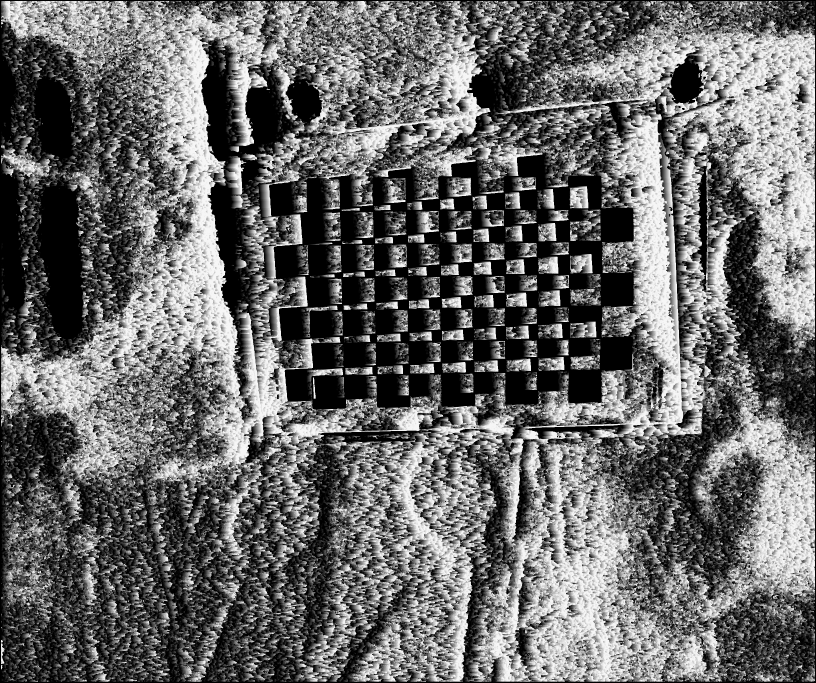
#> input picture Outputs/depth.png, 2448 x 2048 px, given in place of left_01.bmp, which was not available (shown at 1/3 size)
$ jupyter execute --allow-errors main.ipynb   (Python 2 division)   (older library calls are emulated)
#> lines starting #> are read from the running program, lines starting #| are printed output that depends on the picture; after the words box and inside, x2 and y2 are one past the last pixel; in counts of white or black regions, pixels touching at a corner belong together; pictures that were not available may be replaced by others from this repository, and a replacement may not be noted
[cell 1]
import cv2


# [26 lines left out: functions save_coefficients, save_stereo_coefficients, not called in this run]


def load_coefficients(path):
    """ Loads camera matrix and distortion coefficients. """
    # FILE_STORAGE_READ
    cv_file = cv2.FileStorage(path, cv2.FILE_STORAGE_READ)

    # note we also have to specify the type to retrieve other wise we only get a
    # FileNode object back instead of a matrix
    camera_matrix = cv_file.getNode("K").mat()
    dist_matrix = cv_file.getNode("D").mat()

    cv_file.release()
    return [camera_matrix, dist_matrix]


# [23 lines left out: function load_stereo_coefficients, not called in this run]

[cell 2]
import numpy as np
import cv2
import glob
import argparse
import sys
# termination criteria
criteria = (cv2.TERM_CRITERIA_EPS + cv2.TERM_CRITERIA_MAX_ITER, 30, 0.001)
image_size = None

[cell 3]
def load_image_points(left_dir, right_dir):
    global image_size
    width=9
    height = 6
    square_size =490.62
    image_format = 'bmp'
    right_prefix = 'right'
    left_prefix = 'left'
    pattern_size = (width, height)  # Chessboard size!
    # prepare object points, like (0,0,0), (1,0,0), (2,0,0) ....,(8,6,0)
    objp = np.zeros((height * width, 3), np.float32)
    objp[:, :2] = np.mgrid[0:width, 0:height].T.reshape(-1, 2)

    objp = objp * square_size  # Create real world coords. Use your metric.

    # Arrays to store object points and image points from all the images.
    objpoints = []  # 3d point in real world space
    left_imgpoints = []  # 2d points in image plane.
    right_imgpoints = []  # 2d points in image plane.

    # Left directory path correction. Remove the last character if it is '/'
    if left_dir[-1:] == '/':
        left_dir = left_dir[:-1]

    # Right directory path correction. Remove the last character if it is '/'
    if right_dir[-1:] == '/':
        right_dir = right_dir[:-1]

    # Get images for left and right directory. Since we use prefix and formats, both image set can be in the same dir.
    left_images = glob.glob(left_dir + '/' + left_prefix + '*.' + image_format)
    right_images = glob.glob(right_dir + '/' + right_prefix + '*.' + image_format)

    # Images should be perfect pairs. Otherwise all the calibration will be false.
    # Be sure that first cam and second cam images are correctly prefixed and numbers are ordered as pairs.
    # Sort will fix the globs to make sure.
    left_images.sort()
    right_images.sort()

    # Pairs should be same size. Otherwise we have sync problem.
    if len(left_images) != len(right_images):
        print("Numbers of left and right images are not equal. They should be pairs.")
        print("Left images count: ", len(left_images))
        print("Right images count: ", len(right_images))
        sys.exit(-1)

    pair_images = zip(left_images, right_images)  # Pair the images for single loop handling

    # Iterate through the pairs and find chessboard corners. Add them to arrays
    # If openCV can't find the corners in one image, we discard the pair.
    for left_im, right_im in pair_images:
        # Right Object Points
        right = cv2.imread(right_im)
        gray_right = cv2.cvtColor(right, cv2.COLOR_BGR2GRAY)

        # Find the chess board corners
        ret_right, corners_right = cv2.findChessboardCorners(gray_right, pattern_size,cv2.CALIB_CB_ADAPTIVE_THRESH | cv2.CALIB_CB_FILTER_QUADS)

        # Left Object Points
        left = cv2.imread(left_im)
        gray_left = cv2.cvtColor(left, cv2.COLOR_BGR2GRAY)

        # Find the chess board corners
        ret_left, corners_left = cv2.findChessboardCorners(gray_left, pattern_size,cv2.CALIB_CB_ADAPTIVE_THRESH | cv2.CALIB_CB_FILTER_QUADS)

        if ret_left and ret_right:  # If both image is okay. Otherwise we explain which pair has a problem and continue
            # Object points
            objpoints.append(objp)
            # Right points
            corners2_right = cv2.cornerSubPix(gray_right, corners_right, (5, 5), (-1, -1), criteria)
            right_imgpoints.append(corners2_right)
            # Left points
            corners2_left = cv2.cornerSubPix(gray_left, corners_left, (5, 5), (-1, -1), criteria)
            left_imgpoints.append(corners2_left)
        else:
            print("Chessboard couldn't detected. Image pair: ", left_im, " and ", right_im)
            continue

    image_size = gray_right.shape  # If you have no acceptable pair, you may have an error here.
    return [objpoints, left_imgpoints, right_imgpoints]

#> (a cell that did not finish here is left out)

[cell 5]
def calibrate(dirpath, prefix):
    width =9
    height=6
    square_size =490.62
    image_format = 'bmp'
    """ Apply camera calibration operation for images in the given directory path. """
    # prepare object points, like (0,0,0), (1,0,0), (2,0,0) ....,(8,6,0)
    objp = np.zeros((height*width, 3), np.float32)
    objp[:, :2] = np.mgrid[0:width, 0:height].T.reshape(-1, 2)

    objp = objp * square_size  # Create real world coords. Use your metric.

    # Arrays to store object points and image points from all the images.
    objpoints = []  # 3d point in real world space
    imgpoints = []  # 2d points in image plane.

    # Directory path correction. Remove the last character if it is '/'
    if dirpath[-1:] == '/':
        dirpath = dirpath[:-1]

    # Get the images
    images = glob.glob(dirpath+'/' + prefix + '*.' + image_format)

    # Iterate through the pairs and find chessboard corners. Add them to arrays
    # If openCV can't find the corners in an image, we discard the image.
    for fname in images:
        img = cv2.imread(fname)
        gray = cv2.cvtColor(img, cv2.COLOR_BGR2GRAY)

        # Find the chess board corners
        ret, corners = cv2.findChessboardCorners(gray, (width, height), None)

        # If found, add object points, image points (after refining them)
        if ret:
            objpoints.append(objp)

            corners2 = cv2.cornerSubPix(gray, corners, (11, 11), (-1, -1), criteria)
            imgpoints.append(corners2)

            # Draw and display the corners
            # Show the image to see if pattern is found ! imshow function.
            img = cv2.drawChessboardCorners(img, (width, height), corners2, ret)
            imS = cv2.resize(img, (960, 940))
            cv2.imshow('img',imS)
            cv2.waitKey(100)

    cv2.destroyAllWindows()
    ret, mtx, dist, rvecs, tvecs = cv2.calibrateCamera(objpoints, imgpoints, gray.shape[::-1], None, None)

    return [ret, mtx, dist, rvecs, tvecs]

#> (a cell that did not finish here is left out)

#> (a cell that did not finish here is left out)

save_coefficients(mtx, dist, 'Parameters/cameraparameters_right.txt')

[cell 8]
K1, D1 = load_coefficients('Parameters/cameraparameters_left.txt')
K2, D2 = load_coefficients('Parameters/cameraparameters_right.txt')

print(K1)
print(K2)
print(D1)
print(D2)

[cell 9]
flag = 0
# flag |= cv2.CALIB_FIX_INTRINSIC
flag |= cv2.CALIB_USE_INTRINSIC_GUESS
save_file = 'Parameters/cameraparameters.txt'
image_size = None
#> (the rest of this cell did not finish here and is left out)

[cell 10]
import cv2
image_size = (2048,2448)
#left_img =cv2.imread('Chessboard/Chessboard_left/left_01.bmp')

imgL = cv2.imread('Chessboard/Chessboard_left/left_01.bmp',cv2.IMREAD_GRAYSCALE)
#> imgL is the input picture: shape (2048, 2448); min 0, max 246, mean 104.3

#(hl, wl, cl) = imgL.shape[:3]
# display the image width, height, and number of channels to our
# terminal
#print("width: {} pixels".format(wl))
#print("height: {}  pixels".format(hl))
#print("channels: {}".format(cl))


imgR = cv2.imread('Chessboard/Chessboard_right/right_01.bmp',cv2.IMREAD_GRAYSCALE)
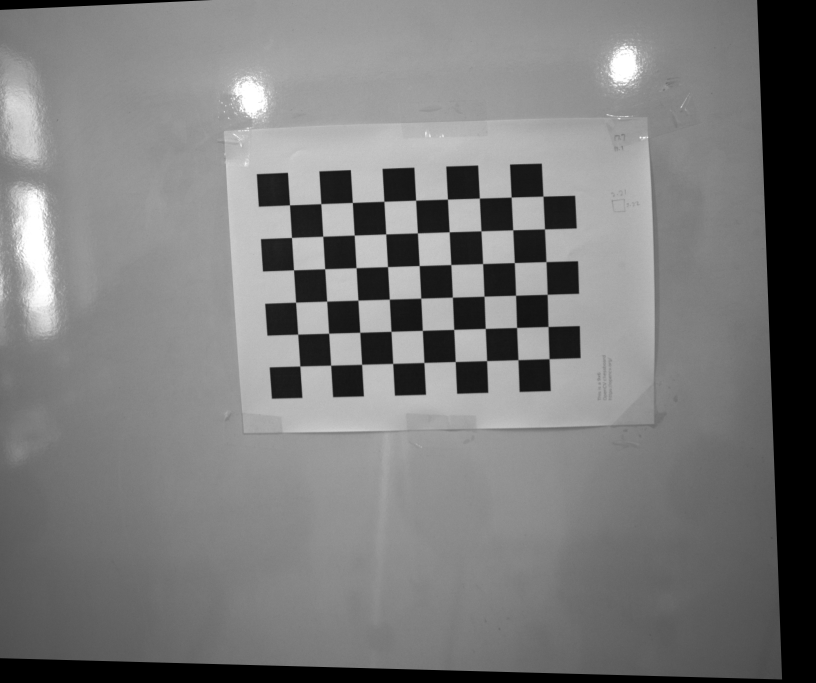
#> input picture Outputs/rectified_1.png, 2448 x 2048 px, given in place of right_01.bmp, which was not available (shown at 1/3 size)
#> imgR is the input picture: shape (2048, 2448); min 0, max 255, mean 123.6
#cv2.imshow("SIFT Keypoints", imgL)

h1,  w1 = imgL.shape[:2]
#> h1 = 2048; w1 = 2448
h2,  w2 = imgL.shape[:2]
#> h2 = 2048; w2 = 2448

#> (the rest of this cell did not finish here and is left out)

[cell 11]
import matplotlib.pyplot as plt
sift = cv2.SIFT_create()
# find the keypoints and descriptors with SIFT
kp1, des1 = sift.detectAndCompute(imgL,None)
#> kp1 = 74746 keypoints; strongest (x, y, size): (1536, 1685, 2), (1918, 1950, 2), (2023, 298, 2.6), (1478, 1773, 2)

kp2, des2 = sift.detectAndCompute(imgR,None)
#> kp2 = 790 keypoints; strongest (x, y, size): (818, 567, 65.6), (1008, 556, 63.4), (1198, 549, 63.7), (1043, 1148, 61.3)

#print(des1)
#print(des2)
# FLANN parameters
FLANN_INDEX_KDTREE = 1
index_params = dict(algorithm = FLANN_INDEX_KDTREE, trees = 3)
search_params = dict(checks=50)
flann = cv2.FlannBasedMatcher(index_params,search_params)
matches = flann.knnMatch(des1,des2,k=2)
#> matches = 74746 matches

# Keep good matches: calculate distinctive image features
# Lowe, D.G. Distinctive Image Features from Scale-Invariant Keypoints. International Journal of Computer Vision 60, 91–110 (2004). https://doi.org/10.1023/B:VISI.0000029664.99615.94
# https://www.cs.ubc.ca/~lowe/papers/ijcv04.pdf
matchesMask = [[0, 0] for i in range(len(matches))]
#> matchesMask = 74746 items
good = []
pts1 = []
pts2 = []

for i, (m, n) in enumerate(matches):
    if m.distance < 0.7*n.distance:
        # Keep this keypoint pair
        matchesMask[i] = [1, 0]
        good.append(m)
        pts2.append(kp2[m.trainIdx].pt)
        pts1.append(kp1[m.queryIdx].pt)
#> after the loop, good = 111 matches; pts1 = 111 pairs, first value 72.16 to 2386.9, second value 77.3 to 2040.5; pts2 = 111 pairs, first value 39.91 to 2339.1, second value 144.9 to 2031.3


# Draw the keypoint matches between both pictures
# Still based on: https://docs.opencv.org/master/dc/dc3/tutorial_py_matcher.html
draw_params = dict(matchColor=(0, 255, 0),
                   singlePointColor=(255, 0, 0),
                   matchesMask=matchesMask,
                   flags=cv2.DrawMatchesFlags_DEFAULT)
#> draw_params = 4 items

keypoint_matches = cv2.drawMatchesKnn(
    imgL, kp1, imgR, kp2, matches, None, **draw_params)
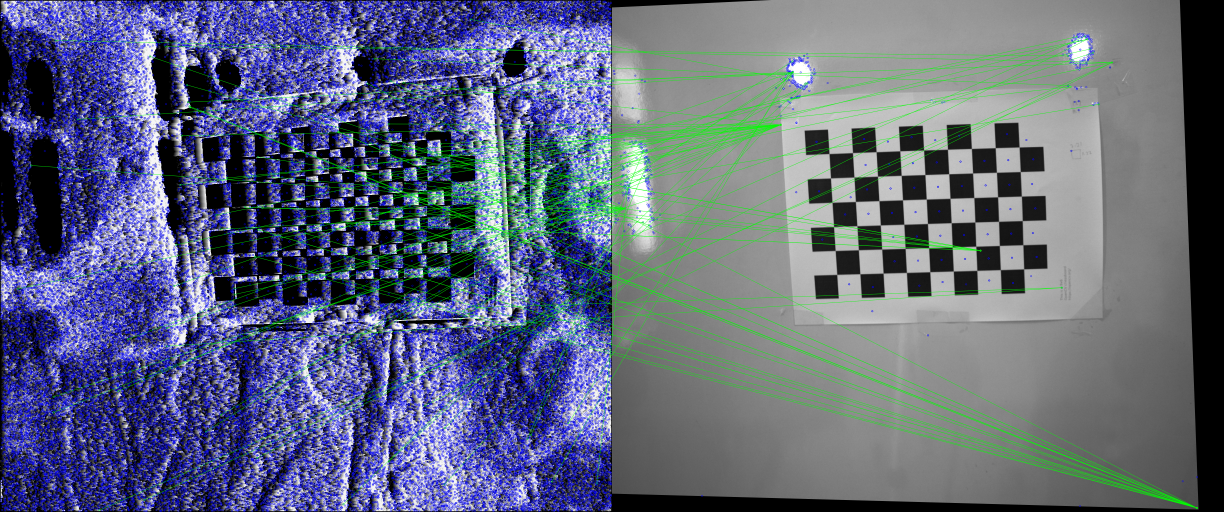
#> keypoint_matches: shape (2048, 4896, 3) (shown at 1/4 size); mean of channels 0, 1, 2 127.3, 103.8, 95.8; drawn as B, G, R
key_point_matches = cv2.resize(keypoint_matches, (960, 940))
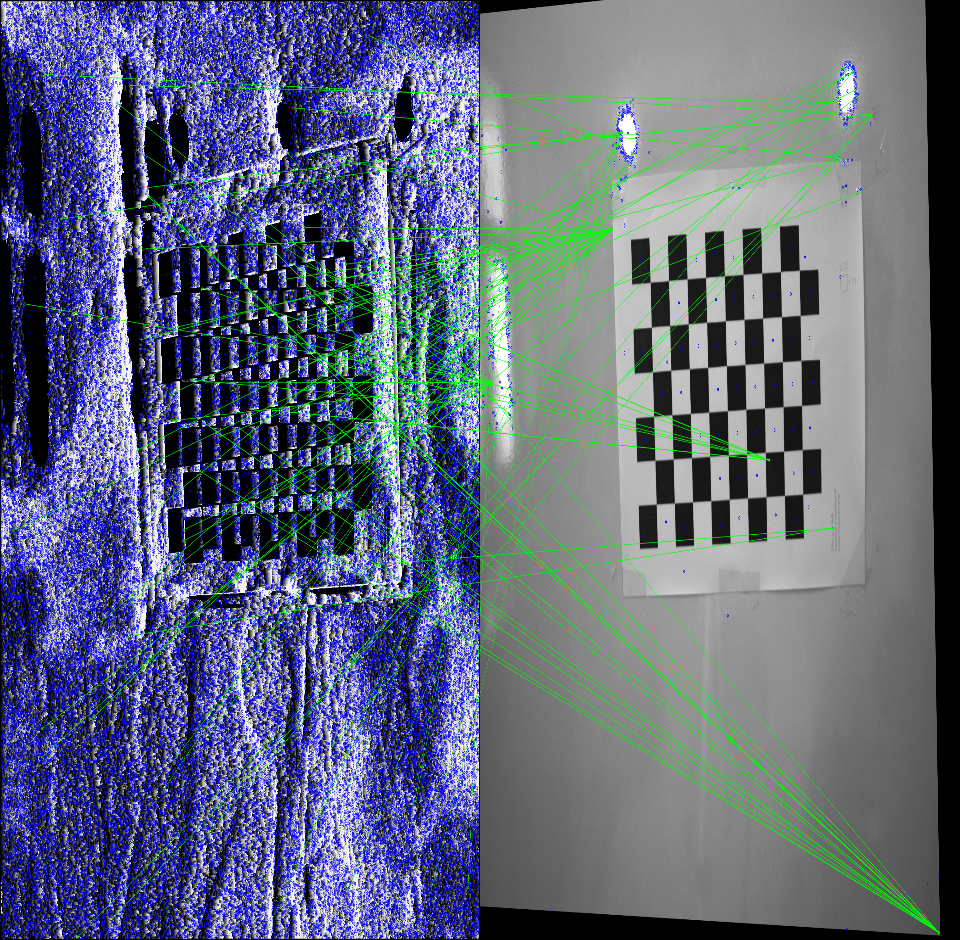
#> key_point_matches: shape (940, 960, 3); mean of channels 0, 1, 2 127.1, 103.7, 95.6; drawn as B, G, R

#cv2.imshow("Keypoint matches", key_point_matches)
#cv2.waitKey(0)

[cell 12]
# [14 lines left out: function drawlines, not called in this run]

[cell 13]
# ------------------------------------------------------------
# STEREO RECTIFICATION

# Calculate the fundamental matrix for the cameras
# https://docs.opencv.org/master/da/de9/tutorial_py_epipolar_geometry.html
pts1 = np.int32(pts1)
#> pts1 = 111 pairs, first value 72 to 2386, second value 77 to 2040
pts2 = np.int32(pts2)
#> pts2 = 111 pairs, first value 39 to 2339, second value 144 to 2031
fundamental_matrix, inliers = cv2.findFundamentalMat(pts1, pts2, cv2.FM_RANSAC)
#> fundamental_matrix = [[2.75e-06, -2.17e-06, -0.00134], [1.33e-06, -1.33e-06, -0.000245], [-0.0025, 0.00212, 1]]; inliers = 111 values, max 1 at index 8, min 0 at index 0, mean 0.117

# We select only inlier points
pts1 = pts1[inliers.ravel() == 1]
#> pts1 = 13 rows, first 8: [512, 1356], [759, 428], [759, 428], [1090, 707], [1480, 1260], [1507, 858], [1553, 495], [1567, 698]
pts2 = pts2[inliers.ravel() == 1]
#> pts2 = 13 rows, first 8: [732, 364], [2339, 2031], [2339, 2031], [50, 833], [127, 608], [745, 391], [674, 498], [674, 498]

#> (a cell that did not finish here is left out)

[cell 15]
# Stereo rectification (uncalibrated variant)
# Adapted from: https://stackoverflow.com/a/62607343
h1, w1 = imgL.shape
h2, w2 = imgR.shape
#> (the rest of this cell did not finish here and is left out)

#> (a cell that did not finish here is left out)

[cell 17]
# Draw the rectified images
fig, axes = plt.subplots(1, 2, figsize=(15, 10))
#> (the rest of this cell did not finish here and is left out)

[cell 18]
#Function that Downsamples image x number (reduce_factor) of times.
def downsample_image(image, reduce_factor):
	for i in range(0,reduce_factor):
		#Check if image is color or grayscale
		if len(image.shape) > 2:
			row,col = image.shape[:2]
		else:
			row,col = image.shape

		image = cv2.pyrDown(image, dstsize= (col//2, row // 2))
	return image

[cell 19]
#Get height and width. Note: It assumes that both pictures are the same size. They HAVE to be same size and height.
hl,wl = imgL.shape[:2]
#> hl = 2048; wl = 2448
hr,wr = imgR.shape[:2]
#> hr = 2048; wr = 2448

#Get optimal camera matrix for better undistortion
new_camera_matrix_l, roi_l = cv2.getOptimalNewCameraMatrix(K1,D1,(wl,hl),1,(wl,hl))
#> roi_l = (24, 30, 2403, 1985)
new_camera_matrix_r, roi_r = cv2.getOptimalNewCameraMatrix(K2,D2,(wr,hr),1,(wr,hr))
#> roi_r = (22, 34, 2406, 1979)


#Undistort images
img_1_undistorted_l = cv2.undistort(imgL, K1, D1, None, new_camera_matrix_l)
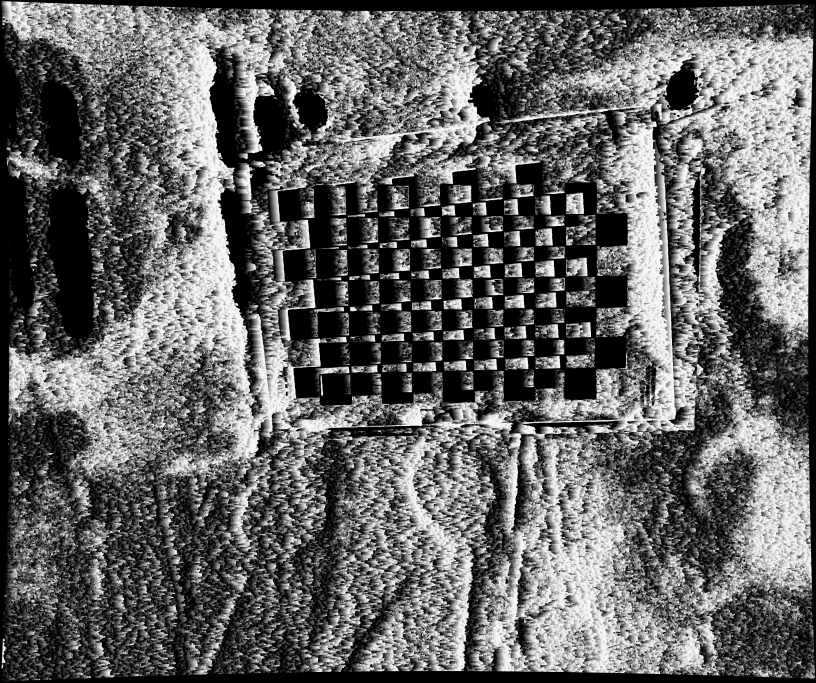
#> img_1_undistorted_l: shape (2048, 2448) (shown at 1/3 size); min 0, max 246, mean 100.9
img_2_undistorted_r = cv2.undistort(imgR, K1, D2, None, new_camera_matrix_r)
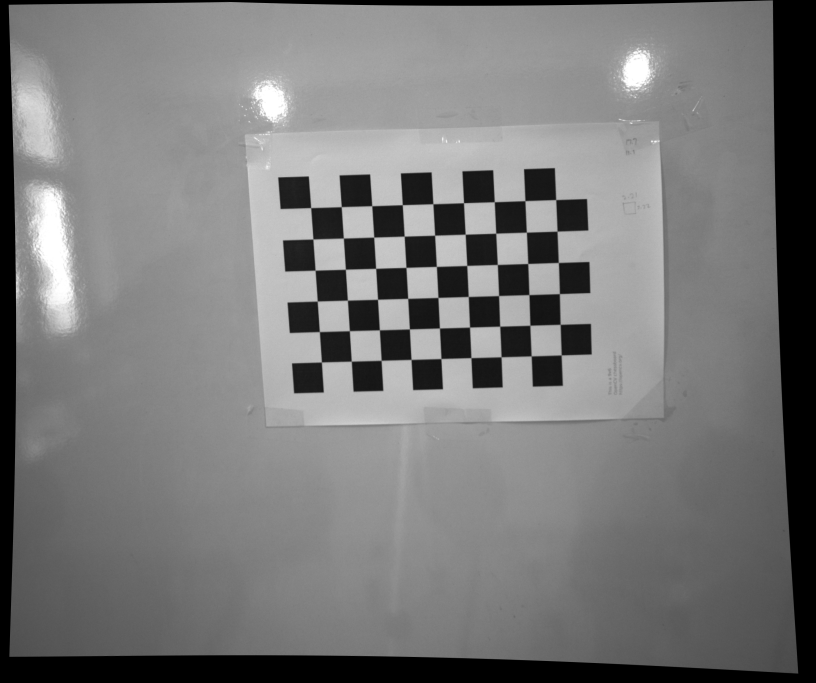
#> img_2_undistorted_r: shape (2048, 2448) (shown at 1/3 size); min 0, max 255, mean 121.1

img_1_downsampled_l = downsample_image(img_1_undistorted_l,1)
#> the loop in downsample_image, `for i in range(0,reduce_factor):` made 1 pass
#> pass 1, in downsample_image, `image = cv2.pyrDown(image, dstsize= (col//2, row // 2))`:
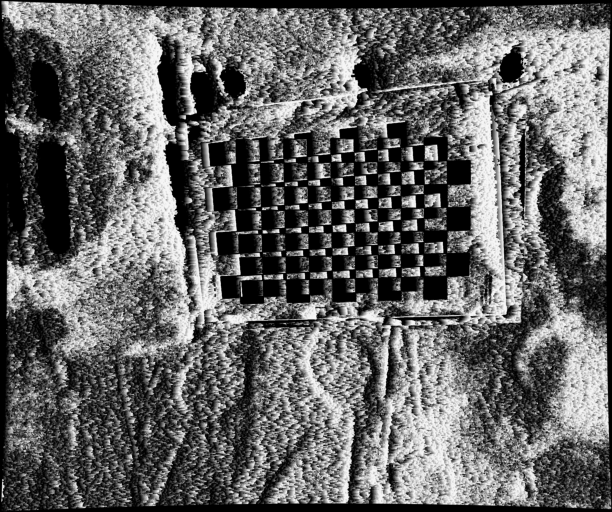
#> image: shape (1024, 1224) (shown at 1/2 size); min 0, max 246, mean 100.9
img_2_downsampled_r = downsample_image(img_2_undistorted_r,1)

#cv2.imwrite('undistorted_left.jpg', img_1_downsampled)
#cv2.imwrite('undistorted_right.jpg', img_2_downsampled)

[cell 20]
#Set disparity parameters
#Note: disparity range is tuned according to specific parameters obtained through trial and error.
win_size = 5
min_disp = -1
max_disp = 63 #min_disp * 9
num_disp = max_disp - min_disp # Needs to be divisible by 16

#Create Block matching object.
stereo = cv2.StereoSGBM_create(minDisparity= min_disp,
	numDisparities = num_disp,
	blockSize = 5,
	uniquenessRatio = 5,
	speckleWindowSize = 5,
	speckleRange = 5,
	disp12MaxDiff = 2,
	P1 = 8*3*win_size**2,#8*3*win_size**2,
	P2 =32*3*win_size**2) #32*3*win_size**2)

[cell 21]
#Compute disparity map
print ("\nComputing the disparity  map...")
disparity_map = stereo.compute(img_1_downsampled_l, img_2_downsampled_r)
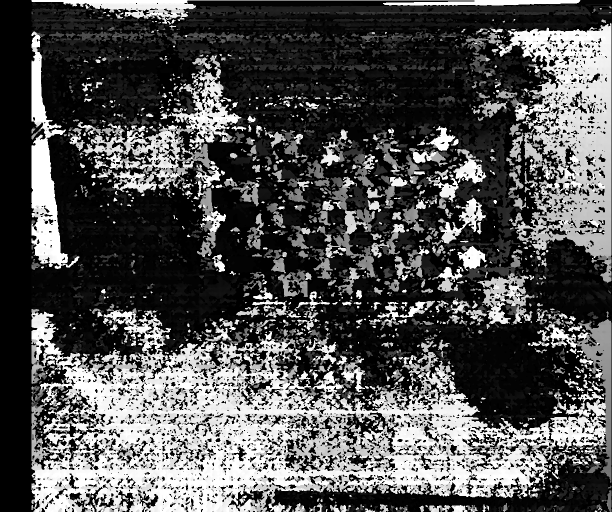
#> disparity_map: shape (1024, 1224) int16 (shown at 1/2 size); min -32, max 992, mean 297.5; drawn with min black and max white

[cell 22]
#Show disparity map before generating 3D cloud to verify that point cloud will be usable.
plt.imshow(disparity_map,'gray')
plt.show()

#> (a cell that did not finish here is left out)

[cell 24]
#Get rid of points with value 0 (i.e no depth)
mask_map = disparity_map > disparity_map.min()
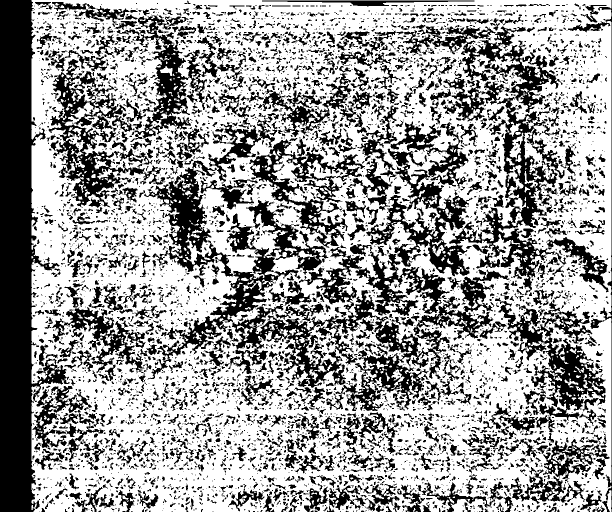
#> mask_map: shape (1024, 1224) bool (shown at 1/2 size); 62.2% white; 6102 black regions (4419 under 20 px), largest, box (x1, y1, x2, y2) and area: (0, 0, 139, 1024) 68353, (732, 49, 1133, 591) 49150, (288, 244, 657, 759) 33451
